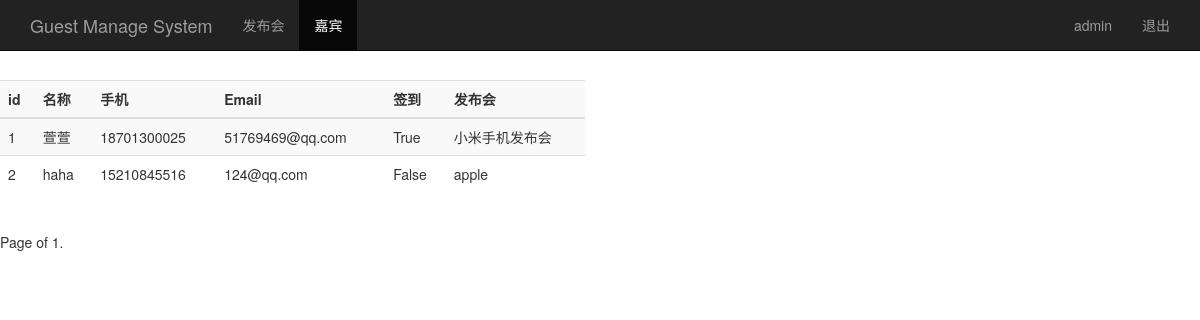
The page /guest_manage/ (signed in) on the database its author committed.
### sign/models.py (models this page shows, shortened)
class Guest(models.Model):
    event=models.ForeignKey(Event)
    realname=models.CharField(max_length=64)
    phone=models.IntegerField()
    email=models.EmailField()
    sign=models.BooleanField()
    create_time=models.DateTimeField(auto_now=True)
    class Meta:
        unique_together=('event','phone')

class Event(models.Model):
    name=models.CharField(max_length=100)
    limit=models.IntegerField()
    status=models.BooleanField()
    address=models.CharField(max_length=200)
    start_time=models.DateTimeField('eventstime')
    create_time=models.DateTimeField(auto_now=True)
    def __str__(self):
        return self.name

### sign/views.py (the view)
# urls.py: url(r'^guest_manage/$',views.guest_manage),
@login_required
def guest_manage(request):
    username=request.session.get('user','')
    guest_list=Guest.objects.all()
    paginator=Paginator(guest_list,2)
    page=request.GET.get('page')
    try:
        contacts=paginator.page(page)
    except PageNotAnInteger:
        contacts=paginator.page(1)
    except EmptyPage:
        contacts=paginator.page(paginator.num_pages)
    return render(request,'guest_manage.html',{'user':username,'guests':contacts})

### sign/templates/guest_manage.html (shortened to what this page needs)
<!DOCTYPE html>
<html lang="zh-CN">
<head>
    {% load bootstrap3 %}
    {% bootstrap_css %}
</head>
<nav class="navbar navbar-inverse navbar-fixed-top">
    <div class="container">
        <div class="navbar-header">
            <a class="navbar-brand" href="/event_manage/">Guest Manage System</a>
        </div>
        <div id="navbar" class="collapse navbar-collapse">
            <ul class="nav navbar-nav">
                <li><a href="/event_manage/">发布会</a></li>
                <li class="active"><a href="#">嘉宾</a></li>
            </ul>
            <ul class="nav navbar-nav navbar-right">
                <li><a href="#">{{user}}</a></li>
                <li><a href="/logout/">退出</a></li>
            </ul>
        </div>
    </div>
</nav>
<div class="row" style="padding-top:80px;">
    <div class="col-md-6">
        <table class="table table-striped">
            <thread>
                <tr>
                    <th>id</th><th>名称</th><th>手机</th><th>Email</th><th>签到</th><th>发布会</th>
                </tr>
            </thread>
            <tbody>
            {% for guest in guests %}
            <tr>
                <td>{{guest.id}}</td>
                <td>{{guest.realname}}</td>
                <td>{{guest.phone}}</td>
                <td>{{guest.email}}</td>
                <td>{{guest.sign}}</td>
                <td>{{guest.event}}</td>
            </tr>
            {% endfor %}
            </tbody>
        </table>
    </div>
</div>
<div class="pagination">
    <span class="step-links">
        <span class="current">
            Page {{guest.number}} of {{guests.paginator.num_pages}}.
        </span>
        </span>
</div>
</body>
</html>

### rows shown on the page
Guest: id "1", realname "萱萱", phone "18701300025", email "51769469@qq.com", sign "True", event "小米手机发布会"
Guest: id "2", realname "haha", phone "15210845516", email "124@qq.com", sign "False", event "apple"

### other values the page prints
{{ user }} "admin"
{{ guests.paginator.num_pages }} "1"
